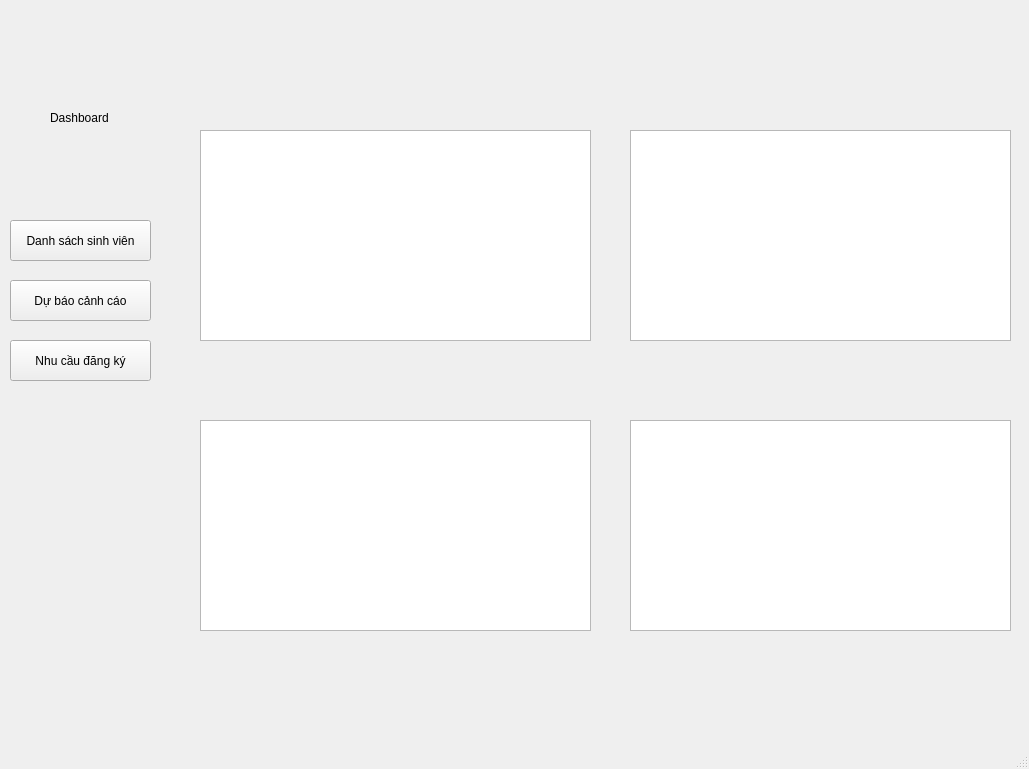
<?xml version="1.0" encoding="UTF-8"?>
<ui version="4.0">
 <class>MainWindow</class>
 <widget class="QMainWindow" name="MainWindow">
  <property name="geometry">
   <rect>
    <x>0</x>
    <y>0</y>
    <width>1029</width>
    <height>769</height>
   </rect>
  </property>
  <property name="windowTitle">
   <string>MainWindow</string>
  </property>
  <widget class="QWidget" name="centralwidget">
   <widget class="QLabel" name="label">
    <property name="geometry">
     <rect>
      <x>30</x>
      <y>10</y>
      <width>101</width>
      <height>91</height>
     </rect>
    </property>
    <property name="text">
     <string/>
    </property>
    <property name="pixmap">
     <pixmap>dashboard.png</pixmap>
    </property>
    <property name="scaledContents">
     <bool>true</bool>
    </property>
   </widget>
   <widget class="QLabel" name="label_2">
    <property name="geometry">
     <rect>
      <x>50</x>
      <y>110</y>
      <width>71</width>
      <height>16</height>
     </rect>
    </property>
    <property name="text">
     <string>Dashboard</string>
    </property>
   </widget>
   <widget class="QPushButton" name="pushButton">
    <property name="geometry">
     <rect>
      <x>10</x>
      <y>220</y>
      <width>141</width>
      <height>41</height>
     </rect>
    </property>
    <property name="text">
     <string>Danh sách sinh viên</string>
    </property>
   </widget>
   <widget class="QPushButton" name="pushButton_2">
    <property name="geometry">
     <rect>
      <x>10</x>
      <y>280</y>
      <width>141</width>
      <height>41</height>
     </rect>
    </property>
    <property name="text">
     <string>Dự báo cảnh cáo</string>
    </property>
   </widget>
   <widget class="QPushButton" name="pushButton_3">
    <property name="geometry">
     <rect>
      <x>10</x>
      <y>340</y>
      <width>141</width>
      <height>41</height>
     </rect>
    </property>
    <property name="text">
     <string>Nhu cầu đăng ký</string>
    </property>
   </widget>
   <widget class="QGraphicsView" name="graphicsView">
    <property name="geometry">
     <rect>
      <x>200</x>
      <y>130</y>
      <width>391</width>
      <height>211</height>
     </rect>
    </property>
   </widget>
   <widget class="QGraphicsView" name="graphicsView_2">
    <property name="geometry">
     <rect>
      <x>200</x>
      <y>420</y>
      <width>391</width>
      <height>211</height>
     </rect>
    </property>
   </widget>
   <widget class="QGraphicsView" name="graphicsView_3">
    <property name="geometry">
     <rect>
      <x>630</x>
      <y>130</y>
      <width>381</width>
      <height>211</height>
     </rect>
    </property>
   </widget>
   <widget class="QGraphicsView" name="graphicsView_4">
    <property name="geometry">
     <rect>
      <x>630</x>
      <y>420</y>
      <width>381</width>
      <height>211</height>
     </rect>
    </property>
   </widget>
  </widget>
  <widget class="QMenuBar" name="menubar">
   <property name="geometry">
    <rect>
     <x>0</x>
     <y>0</y>
     <width>1029</width>
     <height>26</height>
    </rect>
   </property>
  </widget>
  <widget class="QStatusBar" name="statusbar"/>
 </widget>
 <resources/>
 <connections/>
</ui>
